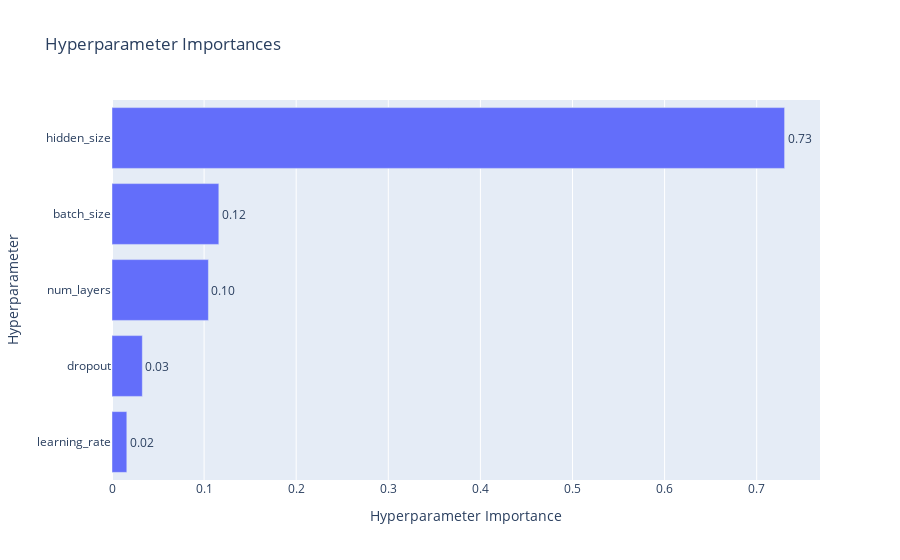

Notebook cell for this chart:
### Code cell
# Visualize optimization
optuna.visualization.plot_optimization_history(study)
optuna.visualization.plot_param_importances(study)

### Figure 1 — Plotly figure (JSON) as saved in the notebook; plotly's stock layout.template omitted (floating-point values rounded to 4 significant figures)
{"data": [{"cliponaxis": false, "hovertemplate": ["learning_rate (FloatDistribution): 0.016092241632559623<extra></extra>", "dropout (FloatDistribution): 0.03293259586364347<extra></extra>", "num_layers (IntDistribution): 0.10469242517151021<extra></extra>", "batch_size (CategoricalDistribution): 0.11598882366499663<extra></extra>", "hidden_size (CategoricalDistribution): 0.7302939136672901<extra></extra>"], "name": "Objective Value", "orientation": "h", "text": ["0.02", "0.03", "0.10", "0.12", "0.73"], "textposition": "outside", "type": "bar", "x": [0.01609, 0.03293, 0.1047, 0.116, 0.7303], "y": ["learning_rate", "dropout", "num_layers", "batch_size", "hidden_size"]}], "layout": {"title": {"text": "Hyperparameter Importances"}, "xaxis": {"title": {"text": "Hyperparameter Importance"}}, "yaxis": {"title": {"text": "Hyperparameter"}}}}
